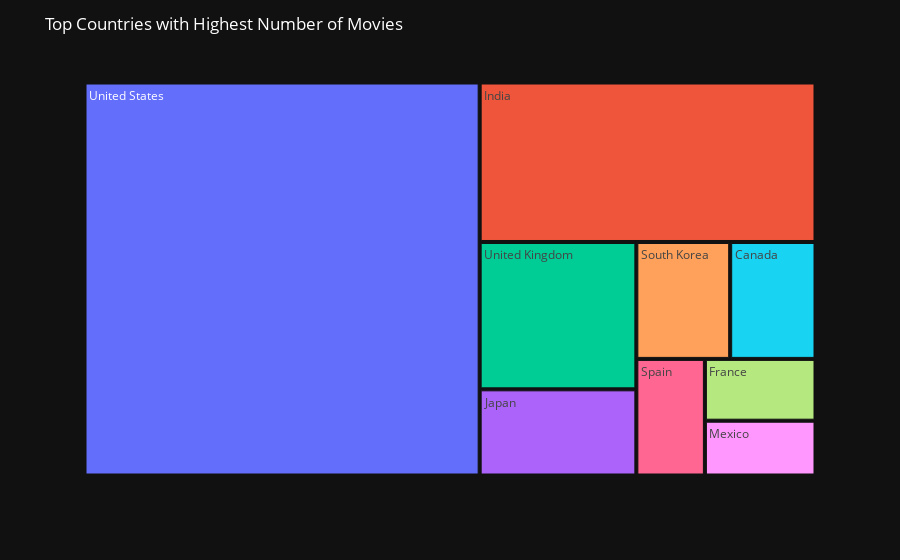

Write notebook code for a chart like this one.
### Code cell
top_countries = netflix_data['country'].value_counts().head(10)

fig = px.treemap(names=top_countries.index, parents=["" for _ in top_countries.index], values=top_countries.values)

fig.update_layout(
    plot_bgcolor='rgb(17, 17, 17)',  
    paper_bgcolor='rgb(17, 17, 17)', 
    font_color='white',  
    title='Top Countries with Highest Number of Movies',
)
fig.show()

### Figure 1 — Plotly figure (JSON) as saved in the notebook; plotly's stock layout.template omitted (floating-point values rounded to 4 significant figures)
{"data": [{"domain": {"x": [0, 1], "y": [0, 1]}, "hovertemplate": "label=%{label}<br>value=%{value}<br>parent=%{parent}<extra></extra>", "labels": ["United States", "India", "", "United Kingdom", "Japan", "South Korea", "Canada", "Spain", "France", "Mexico"], "name": "", "parents": ["", "", "", "", "", "", "", "", "", ""], "type": "treemap", "values": [2818, 972, 831, 419, 245, 199, 181, 145, 124, 110]}], "layout": {"font": {"color": "white"}, "legend": {"tracegroupgap": 0}, "margin": {"t": 60}, "paper_bgcolor": "rgb(17, 17, 17)", "plot_bgcolor": "rgb(17, 17, 17)", "title": {"text": "Top Countries with Highest Number of Movies"}}}
